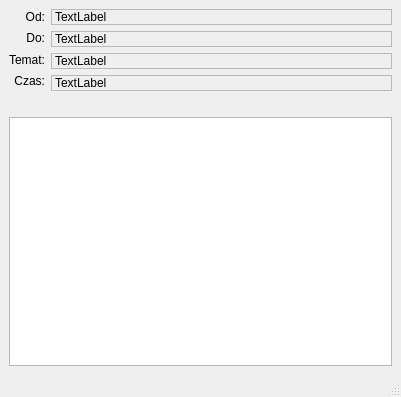
<?xml version="1.0" encoding="UTF-8"?>
<ui version="4.0">
 <class>MailWindow</class>
 <widget class="QMainWindow" name="MailWindow">
  <property name="geometry">
   <rect>
    <x>0</x>
    <y>0</y>
    <width>401</width>
    <height>397</height>
   </rect>
  </property>
  <property name="windowTitle">
   <string>Wiadomosc</string>
  </property>
  <property name="windowIcon">
   <iconset resource="../assets/images.qrc">
    <normaloff>:/images/32.png</normaloff>:/images/32.png</iconset>
  </property>
  <widget class="QWidget" name="centralwidget">
   <layout class="QGridLayout" name="gridLayout">
    <item row="1" column="0">
     <widget class="QTextEdit" name="textEdit"/>
    </item>
    <item row="0" column="0">
     <layout class="QHBoxLayout" name="horizontalLayout">
      <item>
       <layout class="QVBoxLayout" name="verticalLayout">
        <item>
         <widget class="QLabel" name="label_3">
          <property name="text">
           <string>&lt;html&gt;&lt;head/&gt;&lt;body&gt;&lt;p align=&quot;right&quot;&gt;Od:&lt;/p&gt;&lt;/body&gt;&lt;/html&gt;</string>
          </property>
         </widget>
        </item>
        <item>
         <widget class="QLabel" name="label_2">
          <property name="text">
           <string>&lt;html&gt;&lt;head/&gt;&lt;body&gt;&lt;p align=&quot;right&quot;&gt;Do:&lt;/p&gt;&lt;/body&gt;&lt;/html&gt;</string>
          </property>
         </widget>
        </item>
        <item>
         <widget class="QLabel" name="label_4">
          <property name="text">
           <string>&lt;html&gt;&lt;head/&gt;&lt;body&gt;&lt;p align=&quot;right&quot;&gt;Temat:&lt;/p&gt;&lt;/body&gt;&lt;/html&gt;</string>
          </property>
         </widget>
        </item>
        <item>
         <widget class="QLabel" name="label">
          <property name="text">
           <string>&lt;html&gt;&lt;head/&gt;&lt;body&gt;&lt;p align=&quot;right&quot;&gt;Czas:&lt;/p&gt;&lt;/body&gt;&lt;/html&gt;</string>
          </property>
         </widget>
        </item>
        <item>
         <widget class="QLabel" name="emptylabel">
          <property name="text">
           <string/>
          </property>
         </widget>
        </item>
       </layout>
      </item>
      <item>
       <layout class="QVBoxLayout" name="verticalLayout_2">
        <item>
         <widget class="QLabel" name="nadawcaText">
          <property name="frameShape">
           <enum>QFrame::StyledPanel</enum>
          </property>
          <property name="text">
           <string>TextLabel</string>
          </property>
         </widget>
        </item>
        <item>
         <widget class="QLabel" name="odbiorcaText">
          <property name="frameShape">
           <enum>QFrame::StyledPanel</enum>
          </property>
          <property name="text">
           <string>TextLabel</string>
          </property>
         </widget>
        </item>
        <item>
         <widget class="QLabel" name="tematText">
          <property name="frameShape">
           <enum>QFrame::StyledPanel</enum>
          </property>
          <property name="text">
           <string>TextLabel</string>
          </property>
         </widget>
        </item>
        <item>
         <widget class="QLabel" name="czasText">
          <property name="frameShape">
           <enum>QFrame::StyledPanel</enum>
          </property>
          <property name="text">
           <string>TextLabel</string>
          </property>
         </widget>
        </item>
        <item>
         <spacer name="horizontalSpacer">
          <property name="orientation">
           <enum>Qt::Horizontal</enum>
          </property>
          <property name="sizeHint" stdset="0">
           <size>
            <width>40</width>
            <height>20</height>
           </size>
          </property>
         </spacer>
        </item>
       </layout>
      </item>
     </layout>
    </item>
   </layout>
   <zorder></zorder>
   <zorder>textEdit</zorder>
  </widget>
  <widget class="QStatusBar" name="statusbar"/>
 </widget>
 <resources>
  <include location="../assets/images.qrc"/>
 </resources>
 <connections/>
</ui>
